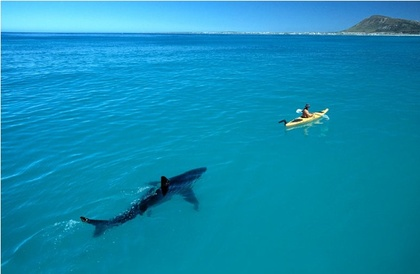
%> input picture ImportingGradientsArbitraryRegion/shark.jpg, 420 x 274 px, shrunk from 622 x 406 before the run
$ octave editing_script_RGB.m   (GNU Octave 9; MATLAB toolbox functions it lacks are replaced by stand-ins)
%> lines starting %> are read from the running program, lines starting %| are printed output that depends on the picture
clc
clear
close all
object_source = imread('shark.jpg');
%> object_source is the input picture: size 274x420x3 uint8; mean R, G, B 15.8, 141, 179
background = imread('sky.jpg');
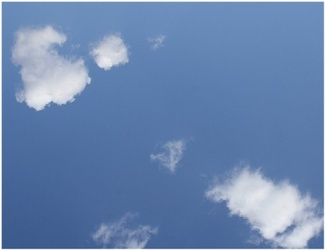
%> input picture ImportingGradientsArbitraryRegion/sky.jpg, 325 x 250 px, shrunk from 481 x 370 before the run
%> background is the input picture: size 250x325x3 uint8; mean R, G, B 105.3, 133.4, 175.5
object_source1 = object_source(:,:,1);
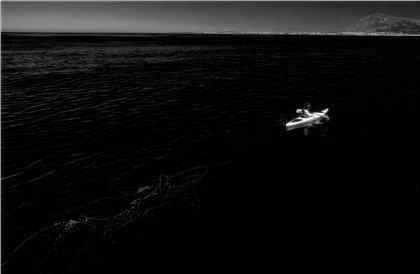
%> object_source1: size 274x420 uint8; min 0, max 255, mean 15.8
object_source2 = object_source(:,:,2);
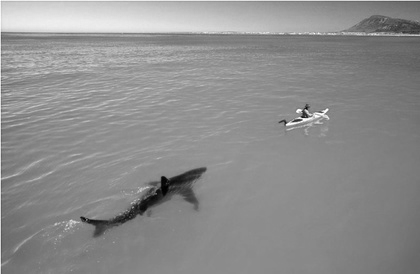
%> object_source2: size 274x420 uint8; min 0, max 255, mean 141
object_source3 = object_source(:,:,3);
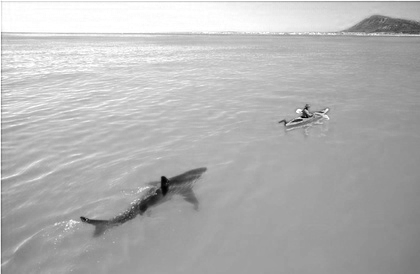
%> object_source3: size 274x420 uint8; min 0, max 255, mean 179
background1 = background(:,:,1);
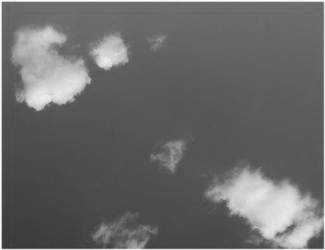
%> background1: size 250x325 uint8; min 56, max 255, mean 105.3
background2 = background(:,:,2);
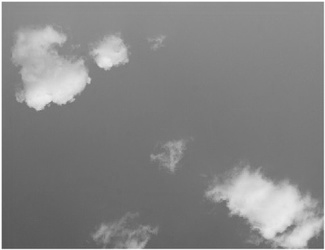
%> background2: size 250x325 uint8; min 82, max 255, mean 133.4
background3 = background(:,:,3);
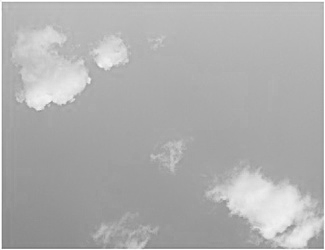
%> background3: size 250x325 uint8; min 115, max 255, mean 175.5

%%
%Get the arbitrary shape
%> (the run ends here)
